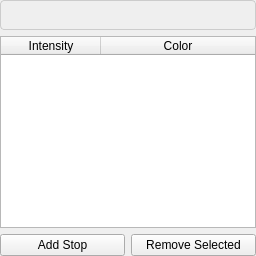
                   <widget class="QWidget" name="intensityColorGradientControl_3">
                    <layout class="QGridLayout" name="gridLayout_24">
                     <property name="leftMargin">
                      <number>0</number>
                     </property>
                     <property name="topMargin">
                      <number>0</number>
                     </property>
                     <property name="rightMargin">
                      <number>0</number>
                     </property>
                     <property name="bottomMargin">
                      <number>0</number>
                     </property>
                     <item row="2" column="0">
                      <widget class="QPushButton" name="particle_btn_addStop">
                       <property name="text">
                        <string>Add Stop</string>
                       </property>
                      </widget>
                     </item>
                     <item row="2" column="1">
                      <widget class="QPushButton" name="particle_btn_removeStop">
                       <property name="text">
                        <string>Remove Selected</string>
                       </property>
                      </widget>
                     </item>
                     <item row="1" column="0" colspan="2">
                      <widget class="QTableWidget" name="particle_table_colorStops">
                       <property name="dragEnabled">
                        <bool>true</bool>
                       </property>
                       <property name="alternatingRowColors">
                        <bool>true</bool>
                       </property>
                       <property name="selectionMode">
                        <enum>QAbstractItemView::SelectionMode::SingleSelection</enum>
                       </property>
                       <property name="selectionBehavior">
                        <enum>QAbstractItemView::SelectionBehavior::SelectRows</enum>
                       </property>
                       <property name="columnCount">
                        <number>2</number>
                       </property>
                       <attribute name="horizontalHeaderShowSortIndicator" stdset="0">
                        <bool>false</bool>
                       </attribute>
                       <attribute name="horizontalHeaderStretchLastSection">
                        <bool>true</bool>
                       </attribute>
                       <attribute name="verticalHeaderStretchLastSection">
                        <bool>false</bool>
                       </attribute>
                       <column>
                        <property name="text">
                         <string>Intensity</string>
                        </property>
                       </column>
                       <column>
                        <property name="text">
                         <string>Color</string>
                        </property>
                       </column>
                      </widget>
                     </item>
                     <item row="0" column="0" colspan="2">
                      <widget class="QLabel" name="particle_label_gradientPreview">
                       <property name="sizePolicy">
                        <sizepolicy hsizetype="Expanding" vsizetype="Fixed">
                         <horstretch>0</horstretch>
                         <verstretch>0</verstretch>
                        </sizepolicy>
                       </property>
                       <property name="minimumSize">
                        <size>
                         <width>40</width>
                         <height>30</height>
                        </size>
                       </property>
                       <property name="styleSheet">
                        <string notr="true">border: 1px solid #ccc;
    border-radius: 4px;</string>
                       </property>
                       <property name="text">
                        <string/>
                       </property>
                      </widget>
                     </item>
                    </layout>
                   </widget>
